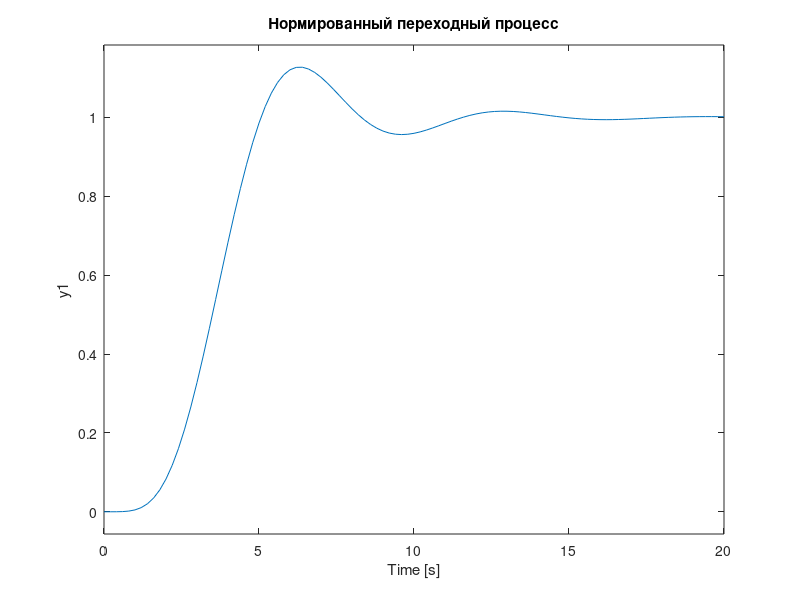
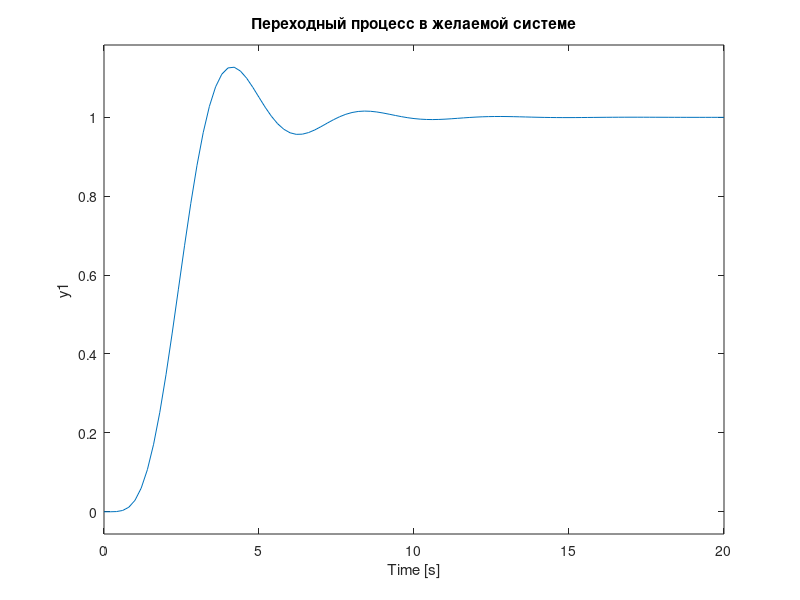

These charts were generated, in order, by the following MATLAB code:
%Программа рассчитывает вектор желаемых полюсов 
%проектируемой системы в соответствии со стандартными 
%настройками по Баттерворту.
%Входными данными являются порядок системы и желаемое 
%время переходного процесса. 
close all;
%clear all;
%clc;
n= input('Введите порядок системы n = ');
[z,p,k]=buttap(n);
[b,a]=zp2tf(z,p,k);
SYS=tf(b,a);
step(SYS), title('Нормированный переходный процесс');
grid;% Нормированный переходный процесс
step(SYS), title('Нормированный переходный процесс');
grid;% Нормированный переходный процесс
[Y,T]=step(SYS,0:0.01:20);
T_dyn = T(Y>1+0.05 | Y < 1-0.05 );
tau = T_dyn(end);%Нормированное значение времени переходного процесса
tgel= input('Введите желаемое время переходного процесса tgel = ')
w0 = tau/tgel;% Значение среднегеометрического корня
for i=1:n     % Расчет коэффициентов желаемого полинома
    a(i+1)=a(i+1).*w0^(i);  
end
b=a(n+1); % Расчет коэффициента числителя ПФ
SYS1=tf(b,a);
[z,p,k]=tf2zp(b,a);% Векторы нулей, полюсов и коэффициент усиления желаемой системы
figure
step(SYS1), title('Переходный процесс в желаемой системе');
grid% Переходный процесс в желаемой системе
disp('Вектор желаемых полюсов')
p
disp('Коэффициент числителя ПФ желаемой системы')
b
